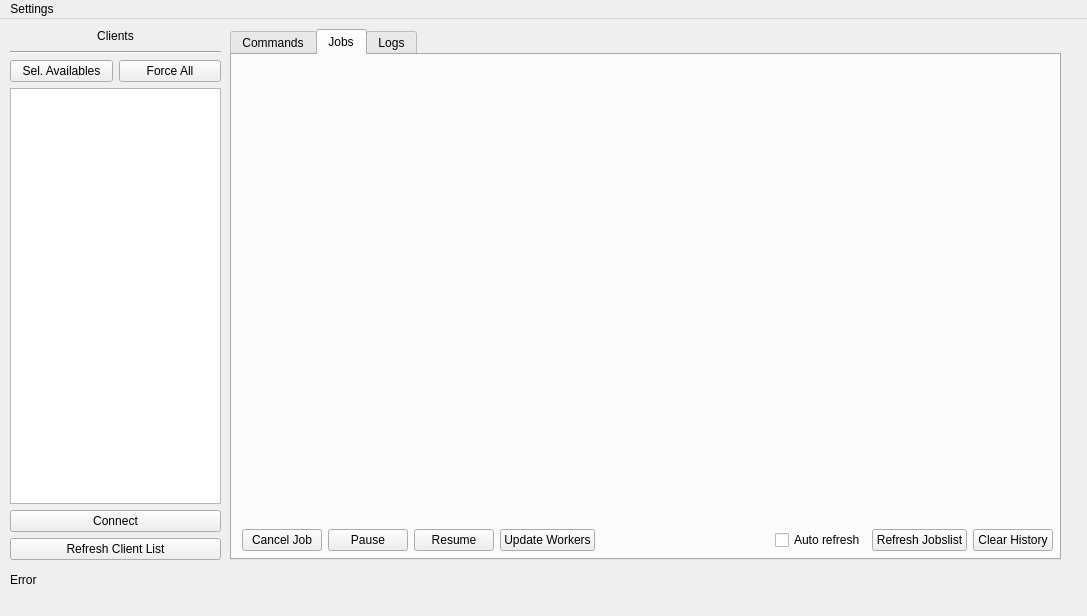
<?xml version="1.0" encoding="UTF-8"?>
<ui version="4.0">
 <class>MainWindow</class>
 <widget class="QMainWindow" name="MainWindow">
  <property name="windowModality">
   <enum>Qt::NonModal</enum>
  </property>
  <property name="geometry">
   <rect>
    <x>0</x>
    <y>0</y>
    <width>1087</width>
    <height>616</height>
   </rect>
  </property>
  <property name="windowTitle">
   <string>Capoom Admin</string>
  </property>
  <property name="autoFillBackground">
   <bool>true</bool>
  </property>
  <property name="iconSize">
   <size>
    <width>25</width>
    <height>50</height>
   </size>
  </property>
  <property name="animated">
   <bool>true</bool>
  </property>
  <property name="tabShape">
   <enum>QTabWidget::Rounded</enum>
  </property>
  <widget class="QWidget" name="centralwidget">
   <widget class="QWidget" name="verticalLayoutWidget">
    <property name="geometry">
     <rect>
      <x>230</x>
      <y>10</y>
      <width>831</width>
      <height>531</height>
     </rect>
    </property>
    <layout class="QVBoxLayout" name="verticalLayout">
     <item>
      <widget class="QTabWidget" name="tabWidget">
       <property name="styleSheet">
        <string notr="true"/>
       </property>
       <property name="currentIndex">
        <number>1</number>
       </property>
       <widget class="QWidget" name="tab">
        <attribute name="title">
         <string>Commands</string>
        </attribute>
        <widget class="QWidget" name="verticalLayoutWidget_3">
         <property name="geometry">
          <rect>
           <x>10</x>
           <y>30</y>
           <width>261</width>
           <height>371</height>
          </rect>
         </property>
         <layout class="QVBoxLayout" name="verticalLayout_4">
          <item>
           <widget class="QLabel" name="label_7">
            <property name="text">
             <string>Project Settings</string>
            </property>
            <property name="alignment">
             <set>Qt::AlignCenter</set>
            </property>
           </widget>
          </item>
          <item>
           <widget class="Line" name="line_3">
            <property name="orientation">
             <enum>Qt::Horizontal</enum>
            </property>
           </widget>
          </item>
          <item>
           <layout class="QHBoxLayout" name="horizontalLayout_7">
            <item>
             <widget class="QLabel" name="label_2">
              <property name="minimumSize">
               <size>
                <width>100</width>
                <height>0</height>
               </size>
              </property>
              <property name="text">
               <string>Project Id: </string>
              </property>
             </widget>
            </item>
            <item>
             <widget class="QLineEdit" name="input_projectid">
              <property name="placeholderText">
               <string/>
              </property>
              <property name="clearButtonEnabled">
               <bool>false</bool>
              </property>
             </widget>
            </item>
           </layout>
          </item>
          <item>
           <layout class="QHBoxLayout" name="horizontalLayout_11">
            <item>
             <widget class="QLabel" name="label_6">
              <property name="sizePolicy">
               <sizepolicy hsizetype="Preferred" vsizetype="Preferred">
                <horstretch>0</horstretch>
                <verstretch>0</verstretch>
               </sizepolicy>
              </property>
              <property name="minimumSize">
               <size>
                <width>100</width>
                <height>0</height>
               </size>
              </property>
              <property name="text">
               <string>Count: </string>
              </property>
             </widget>
            </item>
            <item>
             <widget class="QLineEdit" name="input_count">
              <property name="placeholderText">
               <string/>
              </property>
             </widget>
            </item>
           </layout>
          </item>
          <item>
           <layout class="QHBoxLayout" name="horizontalLayout_20">
            <item>
             <widget class="QLabel" name="label_13">
              <property name="sizePolicy">
               <sizepolicy hsizetype="Preferred" vsizetype="Preferred">
                <horstretch>0</horstretch>
                <verstretch>0</verstretch>
               </sizepolicy>
              </property>
              <property name="minimumSize">
               <size>
                <width>100</width>
                <height>0</height>
               </size>
              </property>
              <property name="text">
               <string>Version:</string>
              </property>
             </widget>
            </item>
            <item>
             <widget class="QLineEdit" name="input_version">
              <property name="placeholderText">
               <string/>
              </property>
             </widget>
            </item>
           </layout>
          </item>
          <item>
           <widget class="QCheckBox" name="input_skipexist_cache">
            <property name="text">
             <string>Skip Existing Files - Cache</string>
            </property>
            <property name="checked">
             <bool>true</bool>
            </property>
           </widget>
          </item>
          <item>
           <widget class="Line" name="line_5">
            <property name="orientation">
             <enum>Qt::Horizontal</enum>
            </property>
           </widget>
          </item>
          <item>
           <layout class="QHBoxLayout" name="horizontalLayout_6">
            <item>
             <widget class="QPushButton" name="button_createhouse">
              <property name="text">
               <string>Cache Houses</string>
              </property>
             </widget>
            </item>
            <item>
             <widget class="QPushButton" name="button_render">
              <property name="text">
               <string>Render Caches</string>
              </property>
             </widget>
            </item>
           </layout>
          </item>
          <item>
           <spacer name="verticalSpacer">
            <property name="orientation">
             <enum>Qt::Vertical</enum>
            </property>
            <property name="sizeHint" stdset="0">
             <size>
              <width>20</width>
              <height>40</height>
             </size>
            </property>
           </spacer>
          </item>
         </layout>
        </widget>
        <widget class="QWidget" name="verticalLayoutWidget_4">
         <property name="geometry">
          <rect>
           <x>290</x>
           <y>30</y>
           <width>260</width>
           <height>371</height>
          </rect>
         </property>
         <layout class="QVBoxLayout" name="verticalLayout_5">
          <item>
           <widget class="QLabel" name="label_8">
            <property name="text">
             <string>Render Settings</string>
            </property>
            <property name="alignment">
             <set>Qt::AlignCenter</set>
            </property>
           </widget>
          </item>
          <item>
           <widget class="Line" name="line_4">
            <property name="orientation">
             <enum>Qt::Horizontal</enum>
            </property>
           </widget>
          </item>
          <item>
           <layout class="QHBoxLayout" name="horizontalLayout_13">
            <item>
             <widget class="QLabel" name="label_9">
              <property name="minimumSize">
               <size>
                <width>100</width>
                <height>0</height>
               </size>
              </property>
              <property name="text">
               <string>Project Id: </string>
              </property>
             </widget>
            </item>
            <item>
             <widget class="QLineEdit" name="input_projectid_render">
              <property name="placeholderText">
               <string/>
              </property>
              <property name="clearButtonEnabled">
               <bool>false</bool>
              </property>
             </widget>
            </item>
           </layout>
          </item>
          <item>
           <layout class="QHBoxLayout" name="horizontalLayout_15">
            <item>
             <widget class="QLabel" name="label_11">
              <property name="sizePolicy">
               <sizepolicy hsizetype="Preferred" vsizetype="Preferred">
                <horstretch>0</horstretch>
                <verstretch>0</verstretch>
               </sizepolicy>
              </property>
              <property name="minimumSize">
               <size>
                <width>100</width>
                <height>0</height>
               </size>
              </property>
              <property name="text">
               <string>Engine</string>
              </property>
             </widget>
            </item>
            <item>
             <widget class="QComboBox" name="input_engine">
              <property name="minimumSize">
               <size>
                <width>150</width>
                <height>0</height>
               </size>
              </property>
              <item>
               <property name="text">
                <string>Omniverse</string>
               </property>
              </item>
              <item>
               <property name="text">
                <string>Mantra</string>
               </property>
              </item>
              <item>
               <property name="text">
                <string>Redshift</string>
               </property>
              </item>
              <item>
               <property name="text">
                <string>Karma</string>
               </property>
              </item>
             </widget>
            </item>
           </layout>
          </item>
          <item>
           <layout class="QHBoxLayout" name="horizontalLayout_16">
            <item>
             <widget class="QLabel" name="label_12">
              <property name="sizePolicy">
               <sizepolicy hsizetype="Preferred" vsizetype="Preferred">
                <horstretch>0</horstretch>
                <verstretch>0</verstretch>
               </sizepolicy>
              </property>
              <property name="minimumSize">
               <size>
                <width>100</width>
                <height>0</height>
               </size>
              </property>
              <property name="text">
               <string>Type</string>
              </property>
             </widget>
            </item>
            <item>
             <widget class="QComboBox" name="input_type">
              <property name="minimumSize">
               <size>
                <width>150</width>
                <height>0</height>
               </size>
              </property>
              <item>
               <property name="text">
                <string>360 Degree</string>
               </property>
              </item>
              <item>
               <property name="text">
                <string>Single Frame</string>
               </property>
              </item>
             </widget>
            </item>
           </layout>
          </item>
          <item>
           <layout class="QHBoxLayout" name="horizontalLayout_14">
            <item>
             <widget class="QLabel" name="label_10">
              <property name="sizePolicy">
               <sizepolicy hsizetype="Preferred" vsizetype="Preferred">
                <horstretch>0</horstretch>
                <verstretch>0</verstretch>
               </sizepolicy>
              </property>
              <property name="minimumSize">
               <size>
                <width>100</width>
                <height>0</height>
               </size>
              </property>
              <property name="text">
               <string>Frame Count</string>
              </property>
             </widget>
            </item>
            <item>
             <widget class="QLineEdit" name="input_frame">
              <property name="text">
               <string>1</string>
              </property>
              <property name="placeholderText">
               <string/>
              </property>
             </widget>
            </item>
           </layout>
          </item>
          <item>
           <widget class="QCheckBox" name="input_skipexist_render">
            <property name="text">
             <string>Skip Existing Files - Render</string>
            </property>
           </widget>
          </item>
          <item>
           <layout class="QHBoxLayout" name="horizontalLayout_18"/>
          </item>
          <item>
           <widget class="QPushButton" name="pushButton">
            <property name="text">
             <string>Omniverse Render Settings</string>
            </property>
           </widget>
          </item>
          <item>
           <spacer name="verticalSpacer_2">
            <property name="orientation">
             <enum>Qt::Vertical</enum>
            </property>
            <property name="sizeHint" stdset="0">
             <size>
              <width>20</width>
              <height>40</height>
             </size>
            </property>
           </spacer>
          </item>
         </layout>
        </widget>
        <widget class="QWidget" name="verticalLayoutWidget_5">
         <property name="geometry">
          <rect>
           <x>570</x>
           <y>30</y>
           <width>255</width>
           <height>371</height>
          </rect>
         </property>
         <layout class="QVBoxLayout" name="verticalLayout_3">
          <item>
           <widget class="QLabel" name="label_14">
            <property name="text">
             <string>Output Settings</string>
            </property>
            <property name="alignment">
             <set>Qt::AlignCenter</set>
            </property>
           </widget>
          </item>
          <item>
           <widget class="Line" name="line_8">
            <property name="orientation">
             <enum>Qt::Horizontal</enum>
            </property>
           </widget>
          </item>
          <item>
           <widget class="QCheckBox" name="input_render_at_cache">
            <property name="text">
             <string>Render While Creating</string>
            </property>
            <property name="checked">
             <bool>false</bool>
            </property>
           </widget>
          </item>
          <item>
           <widget class="QCheckBox" name="input_keepall">
            <property name="text">
             <string>Keep all caches after merge</string>
            </property>
            <property name="checked">
             <bool>true</bool>
            </property>
           </widget>
          </item>
          <item>
           <widget class="QLabel" name="label_3">
            <property name="text">
             <string>File Formats</string>
            </property>
            <property name="alignment">
             <set>Qt::AlignCenter</set>
            </property>
           </widget>
          </item>
          <item>
           <layout class="QHBoxLayout" name="horizontalLayout_2">
            <item>
             <widget class="QCheckBox" name="input_cache_hip">
              <property name="text">
               <string>hip</string>
              </property>
              <property name="checked">
               <bool>false</bool>
              </property>
             </widget>
            </item>
            <item>
             <widget class="QCheckBox" name="input_cache_usd">
              <property name="text">
               <string>usd</string>
              </property>
              <property name="checked">
               <bool>true</bool>
              </property>
             </widget>
            </item>
            <item>
             <widget class="QCheckBox" name="input_cache_bgeo">
              <property name="text">
               <string>bgeo.sc</string>
              </property>
              <property name="checked">
               <bool>true</bool>
              </property>
             </widget>
            </item>
            <item>
             <widget class="QCheckBox" name="input_cache_glb">
              <property name="text">
               <string>glb</string>
              </property>
              <property name="checked">
               <bool>false</bool>
              </property>
             </widget>
            </item>
            <item>
             <widget class="QCheckBox" name="input_cache_gltf">
              <property name="text">
               <string>gltf</string>
              </property>
              <property name="checked">
               <bool>false</bool>
              </property>
             </widget>
            </item>
           </layout>
          </item>
          <item>
           <widget class="Line" name="line_6">
            <property name="orientation">
             <enum>Qt::Horizontal</enum>
            </property>
           </widget>
          </item>
          <item>
           <spacer name="verticalSpacer_3">
            <property name="orientation">
             <enum>Qt::Vertical</enum>
            </property>
            <property name="sizeHint" stdset="0">
             <size>
              <width>20</width>
              <height>40</height>
             </size>
            </property>
           </spacer>
          </item>
         </layout>
        </widget>
       </widget>
       <widget class="QWidget" name="tab_2">
        <attribute name="title">
         <string>Jobs</string>
        </attribute>
        <widget class="QWidget" name="horizontalLayoutWidget_5">
         <property name="geometry">
          <rect>
           <x>10</x>
           <y>470</y>
           <width>811</width>
           <height>31</height>
          </rect>
         </property>
         <layout class="QHBoxLayout" name="horizontalLayout_12">
          <item>
           <widget class="QPushButton" name="button_cancel">
            <property name="text">
             <string>Cancel Job</string>
            </property>
           </widget>
          </item>
          <item>
           <widget class="QPushButton" name="button_pause">
            <property name="text">
             <string>Pause</string>
            </property>
           </widget>
          </item>
          <item>
           <widget class="QPushButton" name="button_resume">
            <property name="text">
             <string>Resume</string>
            </property>
           </widget>
          </item>
          <item>
           <widget class="QPushButton" name="button_updateworkers">
            <property name="text">
             <string>Update Workers</string>
            </property>
           </widget>
          </item>
          <item>
           <spacer name="horizontalSpacer">
            <property name="orientation">
             <enum>Qt::Horizontal</enum>
            </property>
            <property name="sizeHint" stdset="0">
             <size>
              <width>40</width>
              <height>20</height>
             </size>
            </property>
           </spacer>
          </item>
          <item>
           <widget class="QCheckBox" name="checkBox">
            <property name="text">
             <string>Auto refresh</string>
            </property>
           </widget>
          </item>
          <item>
           <widget class="QPushButton" name="pushButton_2">
            <property name="text">
             <string>Refresh Jobslist</string>
            </property>
           </widget>
          </item>
          <item>
           <widget class="QPushButton" name="button_clearhistory">
            <property name="text">
             <string>Clear History</string>
            </property>
           </widget>
          </item>
         </layout>
        </widget>
        <widget class="QWidget" name="verticalLayoutWidget_6">
         <property name="geometry">
          <rect>
           <x>10</x>
           <y>10</y>
           <width>811</width>
           <height>441</height>
          </rect>
         </property>
         <layout class="QVBoxLayout" name="jobsLayout">
          <property name="sizeConstraint">
           <enum>QLayout::SetFixedSize</enum>
          </property>
         </layout>
        </widget>
       </widget>
       <widget class="QWidget" name="logs">
        <attribute name="title">
         <string>Logs</string>
        </attribute>
        <widget class="QListView" name="listView_logs">
         <property name="geometry">
          <rect>
           <x>10</x>
           <y>10</y>
           <width>801</width>
           <height>441</height>
          </rect>
         </property>
        </widget>
       </widget>
      </widget>
     </item>
    </layout>
   </widget>
   <widget class="QWidget" name="verticalLayoutWidget_2">
    <property name="geometry">
     <rect>
      <x>10</x>
      <y>10</y>
      <width>211</width>
      <height>531</height>
     </rect>
    </property>
    <layout class="QVBoxLayout" name="verticalLayout_2">
     <item>
      <widget class="QLabel" name="label">
       <property name="enabled">
        <bool>true</bool>
       </property>
       <property name="sizePolicy">
        <sizepolicy hsizetype="Minimum" vsizetype="Fixed">
         <horstretch>0</horstretch>
         <verstretch>0</verstretch>
        </sizepolicy>
       </property>
       <property name="minimumSize">
        <size>
         <width>0</width>
         <height>16</height>
        </size>
       </property>
       <property name="text">
        <string>Clients</string>
       </property>
       <property name="alignment">
        <set>Qt::AlignHCenter|Qt::AlignTop</set>
       </property>
       <property name="wordWrap">
        <bool>true</bool>
       </property>
      </widget>
     </item>
     <item>
      <widget class="Line" name="line">
       <property name="orientation">
        <enum>Qt::Horizontal</enum>
       </property>
      </widget>
     </item>
     <item>
      <layout class="QHBoxLayout" name="horizontalLayout_5">
       <item>
        <widget class="QPushButton" name="button_select_avails">
         <property name="text">
          <string>Sel. Availables</string>
         </property>
        </widget>
       </item>
       <item>
        <widget class="QPushButton" name="button_select_all">
         <property name="text">
          <string>Force All</string>
         </property>
        </widget>
       </item>
      </layout>
     </item>
     <item>
      <widget class="QListWidget" name="listWidget"/>
     </item>
     <item>
      <widget class="QPushButton" name="button_connect">
       <property name="text">
        <string>Connect</string>
       </property>
      </widget>
     </item>
     <item>
      <layout class="QHBoxLayout" name="horizontalLayout_8">
       <item>
        <widget class="QPushButton" name="button_refresh">
         <property name="text">
          <string>Refresh Client List</string>
         </property>
        </widget>
       </item>
      </layout>
     </item>
    </layout>
   </widget>
   <widget class="QLabel" name="label_stat">
    <property name="geometry">
     <rect>
      <x>10</x>
      <y>550</y>
      <width>1051</width>
      <height>21</height>
     </rect>
    </property>
    <property name="autoFillBackground">
     <bool>true</bool>
    </property>
    <property name="text">
     <string>Error</string>
    </property>
   </widget>
  </widget>
  <widget class="QMenuBar" name="menubar">
   <property name="geometry">
    <rect>
     <x>0</x>
     <y>0</y>
     <width>1087</width>
     <height>22</height>
    </rect>
   </property>
   <widget class="QMenu" name="menuSettings">
    <property name="title">
     <string>Settings</string>
    </property>
    <addaction name="button_settings"/>
    <addaction name="button_updateclients"/>
   </widget>
   <addaction name="menuSettings"/>
  </widget>
  <action name="button_settings">
   <property name="text">
    <string>Settings</string>
   </property>
  </action>
  <action name="button_updateclients">
   <property name="text">
    <string>!Update Clients!</string>
   </property>
  </action>
 </widget>
 <resources/>
 <connections/>
</ui>
